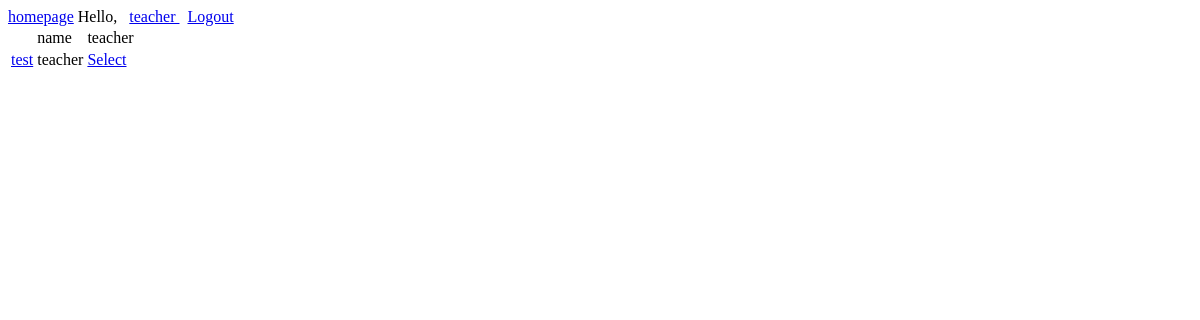
Page /profile/select/ (signed in) on the earlier database version.
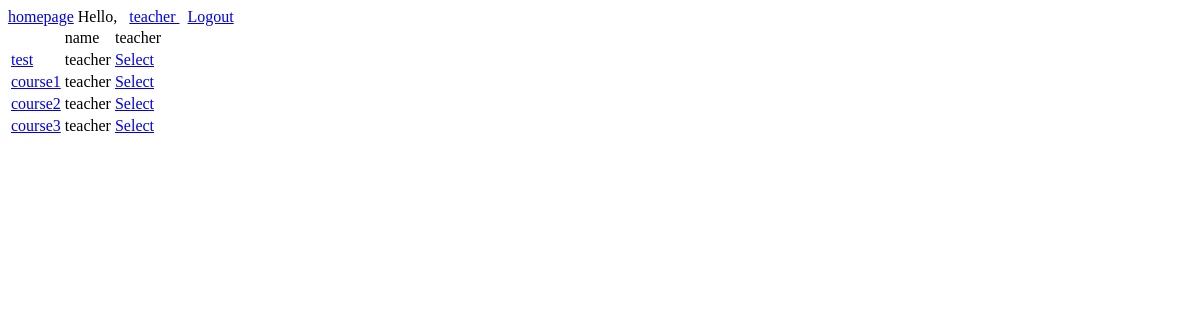
Same page on the later database version.
### course/models.py (models this page shows, shortened)
class CourseModel(models.Model):
    name=models.TextField()
    teacher=models.ForeignKey(User,on_delete=models.CASCADE)

### user_profile/views.py (the view)
# urls.py: path("select/",selection,name="selection"),
def selection(req):
    selected_list=set()
    try:
        for item in set(SelectionModel.objects.filter(student=req.user)):
            selected_list.add(item.course)
    except SelectionModel.DoesNotExist:
        selected_list
    return render(req,"profile/selection.html",{"courses":set(CourseModel.objects.all())-selected_list})

### user_profile/templates/profile/selection.html (shortened to what this page needs)
{% extends "template.html" %}
{% block content %}
	{% if courses %}
		<table>
			<th>
				<td>name</td>
				<td>teacher</td>
				<td></td>
			</th>
			{% for course in courses %}
				<tr>
					<td><a href="/course/{{course.pk}}">{{course.name}}</a></td>
					<td>{{course.teacher.username}}</td>
					<td><a href="/course/select/{{course.pk}}?next={{request.path}}">Select</a></td>
				</tr>
			{% endfor %}
		</table>
	{% else %}
		<p>No course available</p>
	{% endif %}
{% endblock %}

### templates/template.html (shortened to what this page needs)
<!doctype html>
<html>
	<head>
		{% load static %}
	</head>
	<body>
	<div>
		<a href='/'>homepage</a>
		{% block account %}
			{% if user.is_authenticated %}
				Hello,
				&nbsp;
				<a href="{% url 'profile' %}">
				{{user.get_username}}
				</a>
				<a href={% url "logout" %}>Logout</a>
			{% else %}
				<a href="{% url 'login' %}?next={{request.path}}">Login</a>
				or
				<a href="{% url 'register' %}?next={{request.path}}">Register</a>
			{% endif %}
		{% endblock %}
	</div>
		{% block content %}{% endblock %}
	</body>
</html>

Differences in the rows shown:
added CourseModel: name "course1", teacher.username "teacher"
added CourseModel: name "course2", teacher.username "teacher"
added CourseModel: name "course3", teacher.username "teacher"
